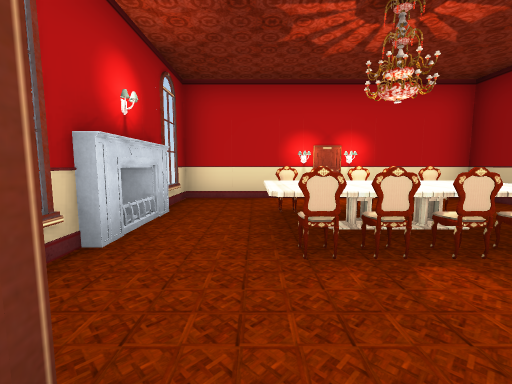
view 1 (above)

15 first-person views from a walk through a scene from a Unity 3-D project. The camera is 1.4 m above the floor, tilts 6° down and sees 90° across. The floor is counted in squares, 2 m on a side. Each view is taken from the middle of a square. On the plan, view 1 faces up. The plan holds only what a view shows up to about 9 squares ahead; the rest is blank. The player character is not drawn. Some animated figures are not drawn. Door leaves are left out, so doorways stand open. Some surface patterns are stand-ins.

view 2
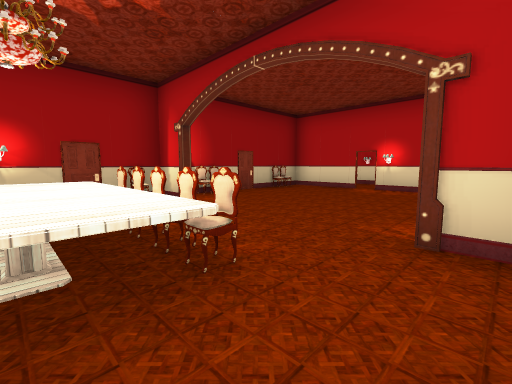

view 3
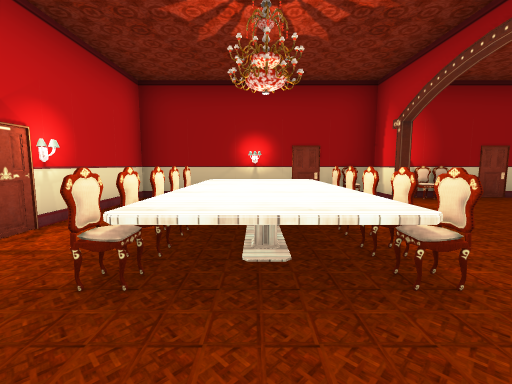

view 4
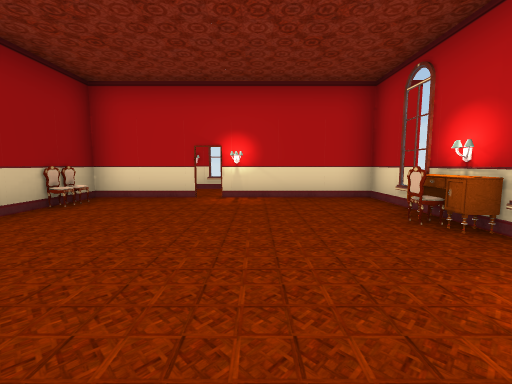

view 5
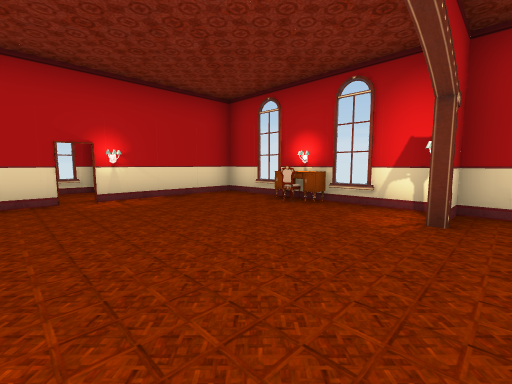

view 6
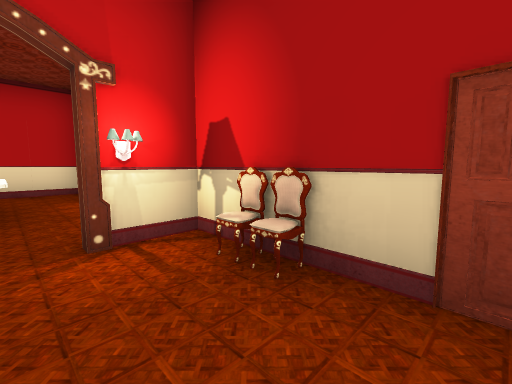

view 7
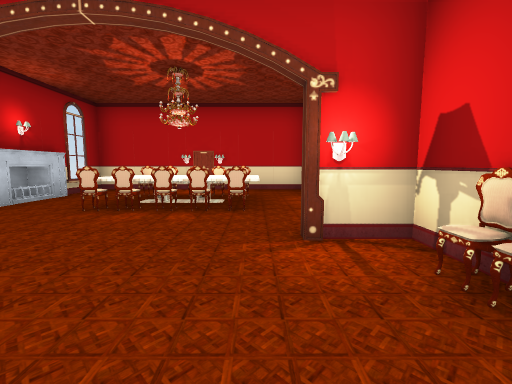

view 8
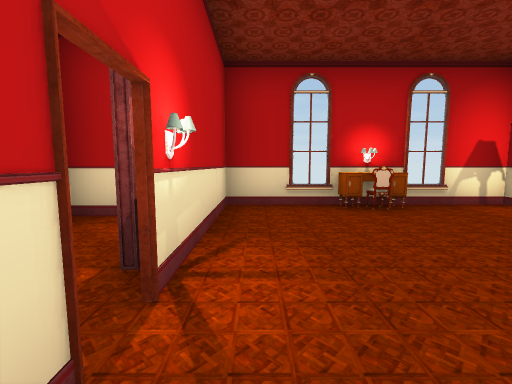

view 9
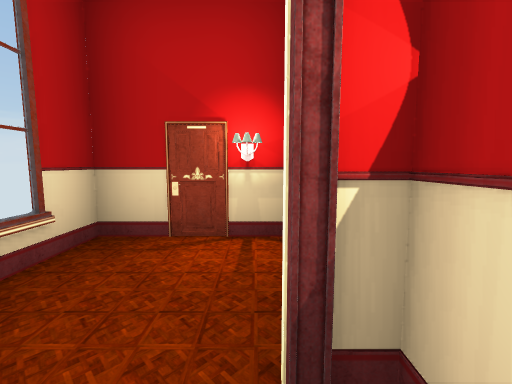

view 10
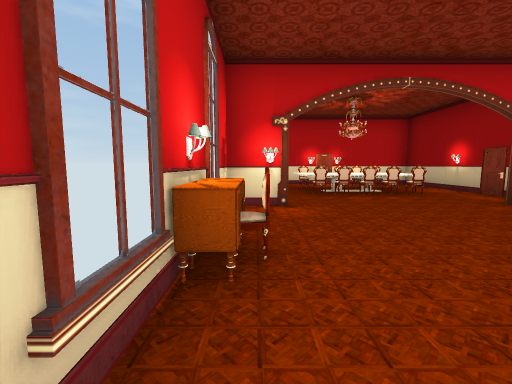

view 11
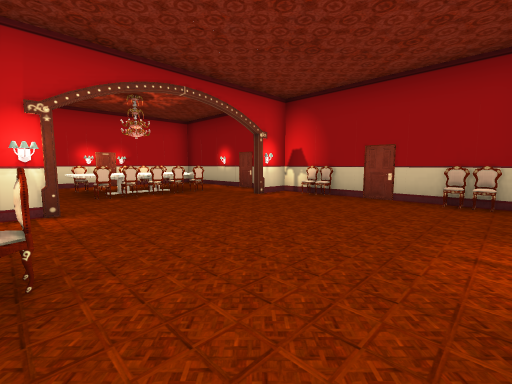

view 12
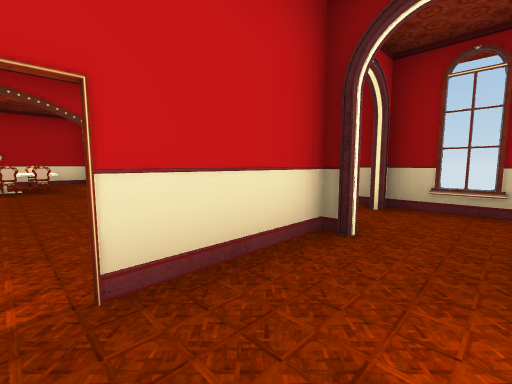

view 13
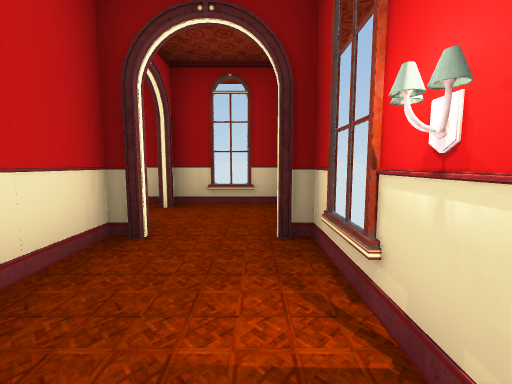

view 14
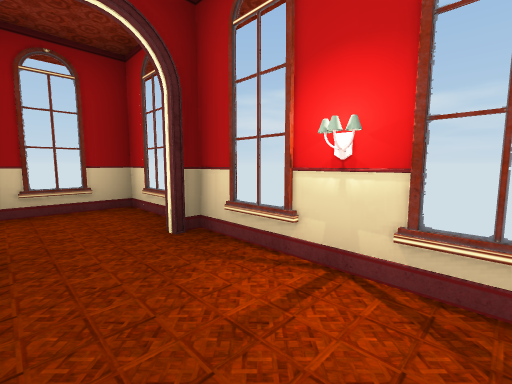

view 15
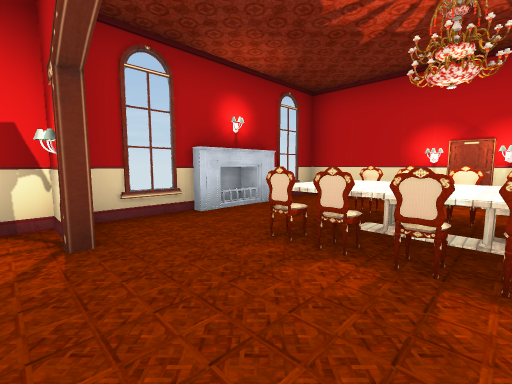

### Floor plan
Points are (right, up) in squares from view 1. A wall is a line through its corners. A room is listed if a view was taken in it or the views show most of it. See-through windows are left out.
Room 1 (views 1, 4, 5, 6, 7, 8, 10, 11, 15)
walls: (1.2, 1.8) (0.3, 1.8); (1.3, 1.8) (0.4, 1.7); (1.9, 1.7) (1.3, 2.2); (2.4, 1.8) (1.4, 1.8); (4.3, -1.1) (4.6, -0.4); (4.3, -1.2) (4.2, -0.8); (4, 0.4) (3.5, 0.4); (4.4, -1) (4.4, -0.3); (4.4, -1.1) (4.2, -0.5); (4.5, -1) (4.2, -0.7); (4.6, -1) (4.3, -0.4) (4.3, -0.3); (4.6, -1.1) (4.3, -0.4); (4.6, -0.9) (4.3, -0.4); (2.3, -4.5) (4.5, -4.5); (-0.5, -4.6) (-0.5, -5.6); (-1.5, 2) (-1.5, -4.5) (1.9, -4.5); (4.2, -3.8) (4.2, -3.2); (4.3, -3.9) (4.4, -3.4) (4.6, -1.7); (4.5, -5) (4.5, 1.9)
low walls: (2.2, 1.9) (2, 2.1); (1.3, 2.2) (0.8, 1.8); (4.4, -1.1) (4.2, -0.9) (4.2, -0.5)
ways out: opening at (-0.5, 2) to room 2; open door at (2, -4) to room 3
objects: lamp (-1, -2); lamp (-1, 0); other object (0, -2)
Room 2 (views 2, 3)
walls: (0.2, 1.9) (1.2, 1.9); (1.9, 1.9) (2.2, 1.9); (0.3, 1.8) (0.7, 2); (4.5, 1.9) (4.5, 5.4) (-1.5, 5.4) (-1.5, 4)
ways out: opening at (-0.5, 2) to room 1
objects: fireplace (-2, 3); table (0, 3) to (3, 4)
Room 3 (views 9, 12, 13, 14)
walls: (1.3, -4.5) (1.3, -5); (-0.5, -5.6) (-0.5, -6.6) (2.5, -6.6)
ways out: open door at (2, -4) to room 1; opening at (3, -6) to room 4
Room 4 (no view inside)
walls: (4.5, -6.6) (4.5, -6.1); (4.5, -4.6) (2.3, -4.6); (2.5, -6.6) (6.5, -6.6) (6.5, -4.5)
ways out: opening at (3, -6) to room 3
objects: lamp (3, -7)

Positions as (right, up) in squares from view 1, and headings:
1: (0, 0), facing up
2: (-1, 3), facing down-right
3: (-1, 3), facing right
4: (1, 1), facing down
5: (3, 1), facing down-left
6: (3, -2), facing up-right
7: (3, -2), facing up
8: (3, -4), facing left
9: (2, -5), facing left
10: (-1, -4), facing up
11: (-1, -4), facing up-right
12: (2, -6), facing up-right
13: (2, -6), facing right
14: (2, -5), facing down-right
15: (2, 0), facing up-left
